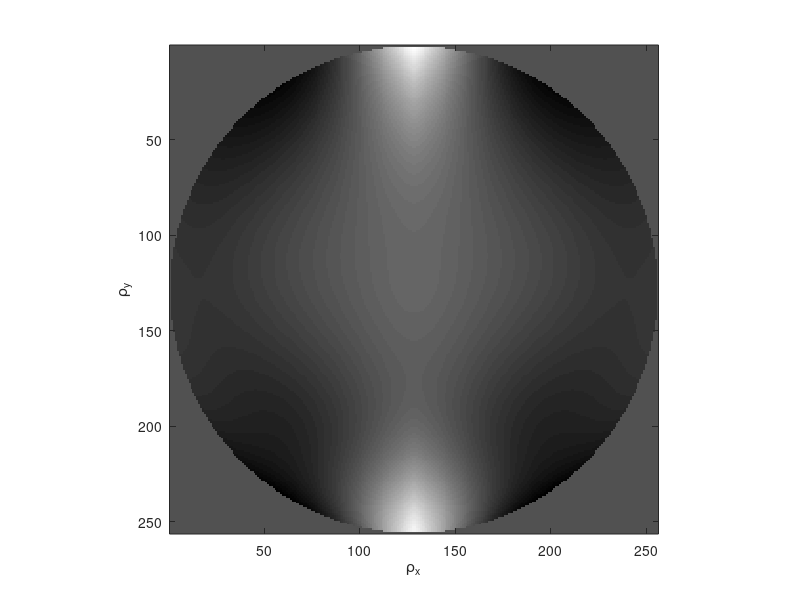

Here is the MATLAB script that generated this plot: (Note: this script raises an error after producing the figure.)
clear all; clc; close all;
%%
size = 256;
x = linspace(-1,1,size);
[X,Y] = meshgrid(x,-x);
rad = 1;
circ = X.^2+Y.^2 <= rad^2;
rho = sqrt(X.^2+Y.^2);
theta = atan2(Y,X);

field = zeros(size,size);
load('PS7_Zernike_coeffs.mat');

Z = zeros(256,256,25);
Z(:,:,1) = rho.^0;
Z(:,:,2) =   rho.*cos(theta);
Z(:,:,3) =   rho.*sin(theta);
Z(:,:,4) =   2*rho.^2-1;
Z(:,:,5) =   rho.^2.*cos(2*theta);
Z(:,:,6) =   rho.^2.*sin(2*theta);
Z(:,:,7) =   (3*rho.^2-2).*rho.*cos(theta);
Z(:,:,8) =   (3*rho.^2-2).*rho.*sin(theta);
Z(:,:,9) =    6*rho.^4-6*rho.*2+1;
Z(:,:,10) =   rho.^3*cos(3*theta);
Z(:,:,11) =   rho.^3*sin(3*theta);
Z(:,:,12) =   (4*rho.^2-3).*rho.^2.*cos(2*theta);
Z(:,:,13) =   (4*rho.^2-3).*rho.^2.*sin(2*theta);
Z(:,:,14) =   (10*rho.^4-12*rho.^2+3).*rho.*cos(theta);
Z(:,:,15) =   (10*rho.^4-12*rho.^2+3).*rho.*sin(theta);
Z(:,:,16) =   20*rho.^6-30*rho.^4+12*rho.^2-1;
Z(:,:,17) =   rho.^4*cos(4*theta);
Z(:,:,18) =   rho.^4*sin(4*theta);
Z(:,:,19) =   (5*rho.^2-4).*rho.^3.*cos(3*theta);
Z(:,:,20) =  (5*rho.^2-4).*rho.^3.*sin(3*theta);
Z(:,:,21) =   (15*rho.^4-20*rho.^2+6).*rho.^2.*cos(2*theta);
Z(:,:,22) =   (15*rho.^4-20*rho.^2+6).*rho.^2.*sin(2*theta);
Z(:,:,23) =   (35*rho.^6-60*rho.^4+30*rho.^2-4).*rho.*cos(theta);
Z(:,:,24) =   (35*rho.^6-60*rho.^4+30*rho.^2-4).*rho.*sin(theta);
Z(:,:,25) =   70*rho.^8-140*rho.^6+90*rho.^4-20*rho.^2+1;

wvf = 0;
for i = 1:25
    wvf = wvf+Zernike_Coefficients(i)*Z(:,:,i);
end
imshow(wvf.*circ,[]);
axis on
xlabel('\rho_x');
ylabel('\rho_y');
ax = gca; % current axes
ax.FontSize = 12;
% ax.TickDir = 'out';
% ax.TickLength = [0.02 0.02];
ax.XLim = [-1 1];
ax.YLim = [-1 1];
